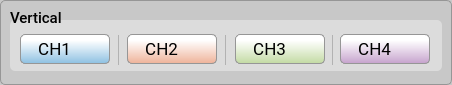
           <widget class="QGroupBox" name="groupBox_vertical">
            <property name="minimumSize">
             <size>
              <width>452</width>
              <height>85</height>
             </size>
            </property>
            <property name="maximumSize">
             <size>
              <width>16777215</width>
              <height>85</height>
             </size>
            </property>
            <property name="font">
             <font>
              <family>Roboto Medium</family>
              <pointsize>11</pointsize>
             </font>
            </property>
            <property name="styleSheet">
             <string notr="true">QGroupBox {background-color: rgb(200,200,200);border: 1px solid rgb(150,150,150); border-radius: 5px;  margin-top: 0.5em;}; 
QGroupBox::title {subcontrol-origin: margin;left: 10px;padding: 0 3px 0 3px;}</string>
            </property>
            <property name="title">
             <string/>
            </property>
            <widget class="QLabel" name="label_titleVertical">
             <property name="geometry">
              <rect>
               <x>10</x>
               <y>10</y>
               <width>211</width>
               <height>16</height>
              </rect>
             </property>
             <property name="font">
              <font>
               <family>Roboto Medium</family>
               <pointsize>11</pointsize>
              </font>
             </property>
             <property name="styleSheet">
              <string notr="true">color:black;</string>
             </property>
             <property name="text">
              <string>Vertical</string>
             </property>
            </widget>
            <widget class="QPushButton" name="pushButton_enable1">
             <property name="geometry">
              <rect>
               <x>20</x>
               <y>34</y>
               <width>90</width>
               <height>30</height>
              </rect>
             </property>
             <property name="font">
              <font>
               <family>Roboto</family>
               <pointsize>13</pointsize>
              </font>
             </property>
             <property name="styleSheet">
              <string notr="true">QPushButton {
	padding: 0.2em 0.2em 0.3em 0.2em;
	border: 1px solid rgb(150, 150, 150);
	border-radius: 5px;
	color: black;
	background: qlineargradient(x1:0, y1:0, x2:0, y2:2, stop:0 #FFFFFF, stop:0.1 #FFFFFF, stop:1 #7B7B7B);
	text-align:left;
	padding-left:13px;
}

QPushButton:hover:!pressed {
	border: 1px solid rgb(150, 150, 150);
	border-radius: 5px;
	color: #256552;
	background: qlineargradient(x1:0, y1:0, x2:0, y2:2, stop:0 #FFFFFF, stop:0.1 #FFFFFF, stop:1 #AAAAAA);
}

QPushButton:pressed {
	border: 2px solid rgb(150, 150, 150);
	border-radius: 5px;
	background: #FFFFFF;
	color: #2f836a;
}

QPushButton:disabled {
	border: 1px solid rgb(180, 180, 180);
	color: gray;
	background: qlineargradient(x1:0, y1:0, x2:0, y2:2, stop:0 #CCCCCC, stop:0.1 #EEEEEE, stop:1 #BBBBBB);
}</string>
             </property>
             <property name="text">
              <string> CH1 </string>
             </property>
             <property name="icon">
              <iconset resource="../../resources/resources.qrc">
               <normaloff>:/main/img/power-off-gray2.png</normaloff>:/main/img/power-off-gray2.png</iconset>
             </property>
             <property name="iconSize">
              <size>
               <width>23</width>
               <height>22</height>
              </size>
             </property>
            </widget>
            <widget class="QPushButton" name="pushButton_disable1">
             <property name="enabled">
              <bool>true</bool>
             </property>
             <property name="geometry">
              <rect>
               <x>20</x>
               <y>34</y>
               <width>90</width>
               <height>30</height>
              </rect>
             </property>
             <property name="font">
              <font>
               <family>Roboto</family>
               <pointsize>13</pointsize>
              </font>
             </property>
             <property name="styleSheet">
              <string notr="true">QPushButton {
	padding: 0.2em 0.2em 0.3em 0.2em;
	border: 1px solid rgb(150, 150, 150);
	border-radius: 5px;
	color: black;
	background: qlineargradient(x1:0, y1:0, x2:0, y2:2, stop:0 #FFFFFF, stop:0.1 #FFFFFF, stop:1 #0072BD);
	text-align:left;
	padding-left:13px;
}

QPushButton:hover:!pressed {
	border: 1px solid rgb(150, 150, 150);
	border-radius: 5px;
	color: #256552;
	background: qlineargradient(x1:0, y1:0, x2:0, y2:2, stop:0 #FFFFFF, stop:0.1 #FFFFFF, stop:1 #63BFFC);
}

QPushButton:pressed {
	border: 2px solid rgb(150, 150, 150);
	border-radius: 5px;
	background: #FFFFFF;
	color: #2f836a;
}

QPushButton:disabled {
	border: 1px solid rgb(180, 180, 180);
	color: gray;
	background: qlineargradient(x1:0, y1:0, x2:0, y2:2, stop:0 #CCCCCC, stop:0.1 #EEEEEE, stop:1 #BBBBBB);
}</string>
             </property>
             <property name="text">
              <string> CH1  </string>
             </property>
             <property name="icon">
              <iconset resource="../../resources/resources.qrc">
               <normaloff>:/main/img/power-on_ch1.png</normaloff>
               <disabledoff>:/main/img/power-on_ch1.png</disabledoff>:/main/img/power-on_ch1.png</iconset>
             </property>
             <property name="iconSize">
              <size>
               <width>23</width>
               <height>22</height>
              </size>
             </property>
            </widget>
            <widget class="QPushButton" name="pushButton_disable2">
             <property name="enabled">
              <bool>true</bool>
             </property>
             <property name="geometry">
              <rect>
               <x>127</x>
               <y>34</y>
               <width>90</width>
               <height>30</height>
              </rect>
             </property>
             <property name="font">
              <font>
               <family>Roboto</family>
               <pointsize>13</pointsize>
              </font>
             </property>
             <property name="styleSheet">
              <string notr="true">QPushButton {
	padding: 0.2em 0.2em 0.3em 0.2em;
	border: 1px solid rgb(150, 150, 150);
	border-radius: 5px;
	color: black;
	background: qlineargradient(x1:0, y1:0, x2:0, y2:2, stop:0 #FFFFFF, stop:0.1 #FFFFFF, stop:1 #D95319);
	text-align:left;
	padding-left:13px;
}

QPushButton:hover:!pressed {
	border: 1px solid rgb(150, 150, 150);
	border-radius: 5px;
	color: #256552;
	background: qlineargradient(x1:0, y1:0, x2:0, y2:2, stop:0 #FFFFFF, stop:0.1 #FFFFFF, stop:1 #FDA47D);
}

QPushButton:pressed {
	border: 2px solid rgb(150, 150, 150);
	border-radius: 5px;
	background: #FFFFFF;
	color: #2f836a;
}

QPushButton:disabled {
	border: 1px solid rgb(180, 180, 180);
	color: gray;
	background: qlineargradient(x1:0, y1:0, x2:0, y2:2, stop:0 #CCCCCC, stop:0.1 #EEEEEE, stop:1 #BBBBBB);
}</string>
             </property>
             <property name="text">
              <string> CH2  </string>
             </property>
             <property name="icon">
              <iconset resource="../../resources/resources.qrc">
               <normaloff>:/main/img/power-on_ch2.png</normaloff>
               <disabledoff>:/main/img/power-on_ch2.png</disabledoff>:/main/img/power-on_ch2.png</iconset>
             </property>
             <property name="iconSize">
              <size>
               <width>23</width>
               <height>22</height>
              </size>
             </property>
            </widget>
            <widget class="QPushButton" name="pushButton_disable3">
             <property name="enabled">
              <bool>true</bool>
             </property>
             <property name="geometry">
              <rect>
               <x>235</x>
               <y>34</y>
               <width>90</width>
               <height>30</height>
              </rect>
             </property>
             <property name="font">
              <font>
               <family>Roboto</family>
               <pointsize>13</pointsize>
              </font>
             </property>
             <property name="styleSheet">
              <string notr="true">QPushButton {
	padding: 0.2em 0.2em 0.3em 0.2em;
	border: 1px solid rgb(150, 150, 150);
	border-radius: 5px;
	color: black;
	background: qlineargradient(x1:0, y1:0, x2:0, y2:2, stop:0 #FFFFFF, stop:0.1 #FFFFFF, stop:1 #77AC30);
	text-align:left;
	padding-left:13px;
}

QPushButton:hover:!pressed {
	border: 1px solid rgb(150, 150, 150);
	border-radius: 5px;
	color: #256552;
	background: qlineargradient(x1:0, y1:0, x2:0, y2:2, stop:0 #FFFFFF, stop:0.1 #FFFFFF, stop:1 #C3F384);
}

QPushButton:pressed {
	border: 2px solid rgb(150, 150, 150);
	border-radius: 5px;
	background: #FFFFFF;
	color: #2f836a;
}

QPushButton:disabled {
	border: 1px solid rgb(180, 180, 180);
	color: gray;
	background: qlineargradient(x1:0, y1:0, x2:0, y2:2, stop:0 #CCCCCC, stop:0.1 #EEEEEE, stop:1 #BBBBBB);
}</string>
             </property>
             <property name="text">
              <string> CH3  </string>
             </property>
             <property name="icon">
              <iconset resource="../../resources/resources.qrc">
               <normaloff>:/main/img/power-on_ch3.png</normaloff>
               <disabledoff>:/main/img/power-on_ch3.png</disabledoff>:/main/img/power-on_ch3.png</iconset>
             </property>
             <property name="iconSize">
              <size>
               <width>23</width>
               <height>22</height>
              </size>
             </property>
            </widget>
            <widget class="QPushButton" name="pushButton_disable4">
             <property name="enabled">
              <bool>true</bool>
             </property>
             <property name="geometry">
              <rect>
               <x>340</x>
               <y>34</y>
               <width>90</width>
               <height>30</height>
              </rect>
             </property>
             <property name="font">
              <font>
               <family>Roboto</family>
               <pointsize>13</pointsize>
              </font>
             </property>
             <property name="styleSheet">
              <string notr="true">QPushButton {
	padding: 0.2em 0.2em 0.3em 0.2em;
	border: 1px solid rgb(150, 150, 150);
	border-radius: 5px;
	color: black;
	background: qlineargradient(x1:0, y1:0, x2:0, y2:2, stop:0 #FFFFFF, stop:0.1 #FFFFFF, stop:1 #7E2F8E);
	text-align:left;
	padding-left:13px;
}

QPushButton:hover:!pressed {
	border: 1px solid rgb(150, 150, 150);
	border-radius: 5px;
	color: #256552;
	background: qlineargradient(x1:0, y1:0, x2:0, y2:2, stop:0 #FFFFFF, stop:0.1 #FFFFFF, stop:1 #CC70DE);
}

QPushButton:pressed {
	border: 2px solid rgb(150, 150, 150);
	border-radius: 5px;
	background: #FFFFFF;
	color: #2f836a;
}

QPushButton:disabled {
	border: 1px solid rgb(180, 180, 180);
	color: gray;
	background: qlineargradient(x1:0, y1:0, x2:0, y2:2, stop:0 #CCCCCC, stop:0.1 #EEEEEE, stop:1 #BBBBBB);
}</string>
             </property>
             <property name="text">
              <string> CH4  </string>
             </property>
             <property name="icon">
              <iconset resource="../../resources/resources.qrc">
               <normaloff>:/main/img/power-on_ch4.png</normaloff>
               <disabledoff>:/main/img/power-on_ch4.png</disabledoff>:/main/img/power-on_ch4.png</iconset>
             </property>
             <property name="iconSize">
              <size>
               <width>23</width>
               <height>22</height>
              </size>
             </property>
            </widget>
            <widget class="QPushButton" name="pushButton_enable2">
             <property name="geometry">
              <rect>
               <x>127</x>
               <y>34</y>
               <width>90</width>
               <height>30</height>
              </rect>
             </property>
             <property name="font">
              <font>
               <family>Roboto</family>
               <pointsize>13</pointsize>
              </font>
             </property>
             <property name="styleSheet">
              <string notr="true">QPushButton {
	padding: 0.2em 0.2em 0.3em 0.2em;
	border: 1px solid rgb(150, 150, 150);
	border-radius: 5px;
	color: black;
	background: qlineargradient(x1:0, y1:0, x2:0, y2:2, stop:0 #FFFFFF, stop:0.1 #FFFFFF, stop:1 #7B7B7B);
	text-align:left;
	padding-left:13px;
}

QPushButton:hover:!pressed {
	border: 1px solid rgb(150, 150, 150);
	border-radius: 5px;
	color: #256552;
	background: qlineargradient(x1:0, y1:0, x2:0, y2:2, stop:0 #FFFFFF, stop:0.1 #FFFFFF, stop:1 #AAAAAA);
}

QPushButton:pressed {
	border: 2px solid rgb(150, 150, 150);
	border-radius: 5px;
	background: #FFFFFF;
	color: #2f836a;
}

QPushButton:disabled {
	border: 1px solid rgb(180, 180, 180);
	color: gray;
	background: qlineargradient(x1:0, y1:0, x2:0, y2:2, stop:0 #CCCCCC, stop:0.1 #EEEEEE, stop:1 #BBBBBB);
}</string>
             </property>
             <property name="text">
              <string> CH2 </string>
             </property>
             <property name="icon">
              <iconset resource="../../resources/resources.qrc">
               <normaloff>:/main/img/power-off-gray2.png</normaloff>:/main/img/power-off-gray2.png</iconset>
             </property>
             <property name="iconSize">
              <size>
               <width>23</width>
               <height>22</height>
              </size>
             </property>
            </widget>
            <widget class="QPushButton" name="pushButton_enable3">
             <property name="geometry">
              <rect>
               <x>235</x>
               <y>34</y>
               <width>90</width>
               <height>30</height>
              </rect>
             </property>
             <property name="font">
              <font>
               <family>Roboto</family>
               <pointsize>13</pointsize>
              </font>
             </property>
             <property name="styleSheet">
              <string notr="true">QPushButton {
	padding: 0.2em 0.2em 0.3em 0.2em;
	border: 1px solid rgb(150, 150, 150);
	border-radius: 5px;
	color: black;
	background: qlineargradient(x1:0, y1:0, x2:0, y2:2, stop:0 #FFFFFF, stop:0.1 #FFFFFF, stop:1 #7B7B7B);
	text-align:left;
	padding-left:13px;
}

QPushButton:hover:!pressed {
	border: 1px solid rgb(150, 150, 150);
	border-radius: 5px;
	color: #256552;
	background: qlineargradient(x1:0, y1:0, x2:0, y2:2, stop:0 #FFFFFF, stop:0.1 #FFFFFF, stop:1 #AAAAAA);
}

QPushButton:pressed {
	border: 2px solid rgb(150, 150, 150);
	border-radius: 5px;
	background: #FFFFFF;
	color: #2f836a;
}

QPushButton:disabled {
	border: 1px solid rgb(180, 180, 180);
	color: gray;
	background: qlineargradient(x1:0, y1:0, x2:0, y2:2, stop:0 #CCCCCC, stop:0.1 #EEEEEE, stop:1 #BBBBBB);
}</string>
             </property>
             <property name="text">
              <string> CH3 </string>
             </property>
             <property name="icon">
              <iconset resource="../../resources/resources.qrc">
               <normaloff>:/main/img/power-off-gray2.png</normaloff>:/main/img/power-off-gray2.png</iconset>
             </property>
             <property name="iconSize">
              <size>
               <width>23</width>
               <height>22</height>
              </size>
             </property>
            </widget>
            <widget class="QPushButton" name="pushButton_enable4">
             <property name="geometry">
              <rect>
               <x>340</x>
               <y>34</y>
               <width>90</width>
               <height>30</height>
              </rect>
             </property>
             <property name="font">
              <font>
               <family>Roboto</family>
               <pointsize>13</pointsize>
              </font>
             </property>
             <property name="styleSheet">
              <string notr="true">QPushButton {
	padding: 0.2em 0.2em 0.3em 0.2em;
	border: 1px solid rgb(150, 150, 150);
	border-radius: 5px;
	color: black;
	background: qlineargradient(x1:0, y1:0, x2:0, y2:2, stop:0 #FFFFFF, stop:0.1 #FFFFFF, stop:1 #7B7B7B);
	text-align:left;
	padding-left:13px;
}

QPushButton:hover:!pressed {
	border: 1px solid rgb(150, 150, 150);
	border-radius: 5px;
	color: #256552;
	background: qlineargradient(x1:0, y1:0, x2:0, y2:2, stop:0 #FFFFFF, stop:0.1 #FFFFFF, stop:1 #AAAAAA);
}

QPushButton:pressed {
	border: 2px solid rgb(150, 150, 150);
	border-radius: 5px;
	background: #FFFFFF;
	color: #2f836a;
}

QPushButton:disabled {
	border: 1px solid rgb(180, 180, 180);
	color: gray;
	background: qlineargradient(x1:0, y1:0, x2:0, y2:2, stop:0 #CCCCCC, stop:0.1 #EEEEEE, stop:1 #BBBBBB);
}</string>
             </property>
             <property name="text">
              <string> CH4 </string>
             </property>
             <property name="icon">
              <iconset resource="../../resources/resources.qrc">
               <normaloff>:/main/img/power-off-gray2.png</normaloff>:/main/img/power-off-gray2.png</iconset>
             </property>
             <property name="iconSize">
              <size>
               <width>23</width>
               <height>22</height>
              </size>
             </property>
            </widget>
            <widget class="QGroupBox" name="groupBox_v_3">
             <property name="geometry">
              <rect>
               <x>10</x>
               <y>20</y>
               <width>431</width>
               <height>51</height>
              </rect>
             </property>
             <property name="minimumSize">
              <size>
               <width>0</width>
               <height>0</height>
              </size>
             </property>
             <property name="maximumSize">
              <size>
               <width>16777215</width>
               <height>10000</height>
              </size>
             </property>
             <property name="font">
              <font>
               <family>Roboto Medium</family>
               <pointsize>11</pointsize>
              </font>
             </property>
             <property name="styleSheet">
              <string notr="true">QGroupBox {background-color: rgb(220,220,220);border: 0px solid rgb(150,150,150); border-radius: 5px;  margin-top: 0.5em;}; 
QGroupBox::title {subcontrol-origin: margin;left: 10px;padding: 0 3px 0 3px;}</string>
             </property>
             <property name="title">
              <string/>
             </property>
            </widget>
            <widget class="QGroupBox" name="groupBox_v_4">
             <property name="geometry">
              <rect>
               <x>120</x>
               <y>20</y>
               <width>102</width>
               <height>51</height>
              </rect>
             </property>
             <property name="minimumSize">
              <size>
               <width>0</width>
               <height>0</height>
              </size>
             </property>
             <property name="maximumSize">
              <size>
               <width>16777215</width>
               <height>10000</height>
              </size>
             </property>
             <property name="font">
              <font>
               <family>Roboto Medium</family>
               <pointsize>11</pointsize>
              </font>
             </property>
             <property name="styleSheet">
              <string notr="true">QGroupBox {background-color: rgb(220,220,220);border: 0px solid rgb(150,150,150); border-radius: 5px;  margin-top: 0.5em;}; 
QGroupBox::title {subcontrol-origin: margin;left: 10px;padding: 0 3px 0 3px;}</string>
             </property>
             <property name="title">
              <string/>
             </property>
            </widget>
            <widget class="QGroupBox" name="groupBox_v_5">
             <property name="geometry">
              <rect>
               <x>230</x>
               <y>20</y>
               <width>102</width>
               <height>51</height>
              </rect>
             </property>
             <property name="minimumSize">
              <size>
               <width>0</width>
               <height>0</height>
              </size>
             </property>
             <property name="maximumSize">
              <size>
               <width>16777215</width>
               <height>10000</height>
              </size>
             </property>
             <property name="font">
              <font>
               <family>Roboto Medium</family>
               <pointsize>11</pointsize>
              </font>
             </property>
             <property name="styleSheet">
              <string notr="true">QGroupBox {background-color: rgb(220,220,220);border: 0px solid rgb(150,150,150); border-radius: 5px;  margin-top: 0.5em;}; 
QGroupBox::title {subcontrol-origin: margin;left: 10px;padding: 0 3px 0 3px;}</string>
             </property>
             <property name="title">
              <string/>
             </property>
            </widget>
            <widget class="QGroupBox" name="groupBox_v_6">
             <property name="geometry">
              <rect>
               <x>340</x>
               <y>20</y>
               <width>102</width>
               <height>51</height>
              </rect>
             </property>
             <property name="minimumSize">
              <size>
               <width>0</width>
               <height>0</height>
              </size>
             </property>
             <property name="maximumSize">
              <size>
               <width>16777215</width>
               <height>10000</height>
              </size>
             </property>
             <property name="font">
              <font>
               <family>Roboto Medium</family>
               <pointsize>11</pointsize>
              </font>
             </property>
             <property name="styleSheet">
              <string notr="true">QGroupBox {background-color: rgb(220,220,220);border: 0px solid rgb(150,150,150); border-radius: 5px;  margin-top: 0.5em;}; 
QGroupBox::title {subcontrol-origin: margin;left: 10px;padding: 0 3px 0 3px;}</string>
             </property>
             <property name="title">
              <string/>
             </property>
            </widget>
            <widget class="Line" name="line_4">
             <property name="geometry">
              <rect>
               <x>322</x>
               <y>35</y>
               <width>20</width>
               <height>30</height>
              </rect>
             </property>
             <property name="styleSheet">
              <string notr="true">color: rgba(150,150,150,0.6);</string>
             </property>
             <property name="frameShadow">
              <enum>QFrame::Plain</enum>
             </property>
             <property name="orientation">
              <enum>Qt::Vertical</enum>
             </property>
            </widget>
            <widget class="Line" name="line_5">
             <property name="geometry">
              <rect>
               <x>215</x>
               <y>35</y>
               <width>20</width>
               <height>30</height>
              </rect>
             </property>
             <property name="styleSheet">
              <string notr="true">color: rgba(150,150,150,0.6);</string>
             </property>
             <property name="frameShadow">
              <enum>QFrame::Plain</enum>
             </property>
             <property name="orientation">
              <enum>Qt::Vertical</enum>
             </property>
            </widget>
            <widget class="Line" name="line_7">
             <property name="geometry">
              <rect>
               <x>108</x>
               <y>35</y>
               <width>20</width>
               <height>30</height>
              </rect>
             </property>
             <property name="styleSheet">
              <string notr="true">color: rgba(150,150,150,0.6);</string>
             </property>
             <property name="frameShadow">
              <enum>QFrame::Plain</enum>
             </property>
             <property name="orientation">
              <enum>Qt::Vertical</enum>
             </property>
            </widget>
            <zorder>groupBox_v_3</zorder>
            <zorder>groupBox_v_4</zorder>
            <zorder>groupBox_v_5</zorder>
            <zorder>groupBox_v_6</zorder>
            <zorder>label_titleVertical</zorder>
            <zorder>line_4</zorder>
            <zorder>line_5</zorder>
            <zorder>line_7</zorder>
            <zorder>pushButton_enable3</zorder>
            <zorder>pushButton_enable2</zorder>
            <zorder>pushButton_enable1</zorder>
            <zorder>pushButton_enable4</zorder>
            <zorder>pushButton_disable2</zorder>
            <zorder>pushButton_disable1</zorder>
            <zorder>pushButton_disable3</zorder>
            <zorder>pushButton_disable4</zorder>
           </widget>
